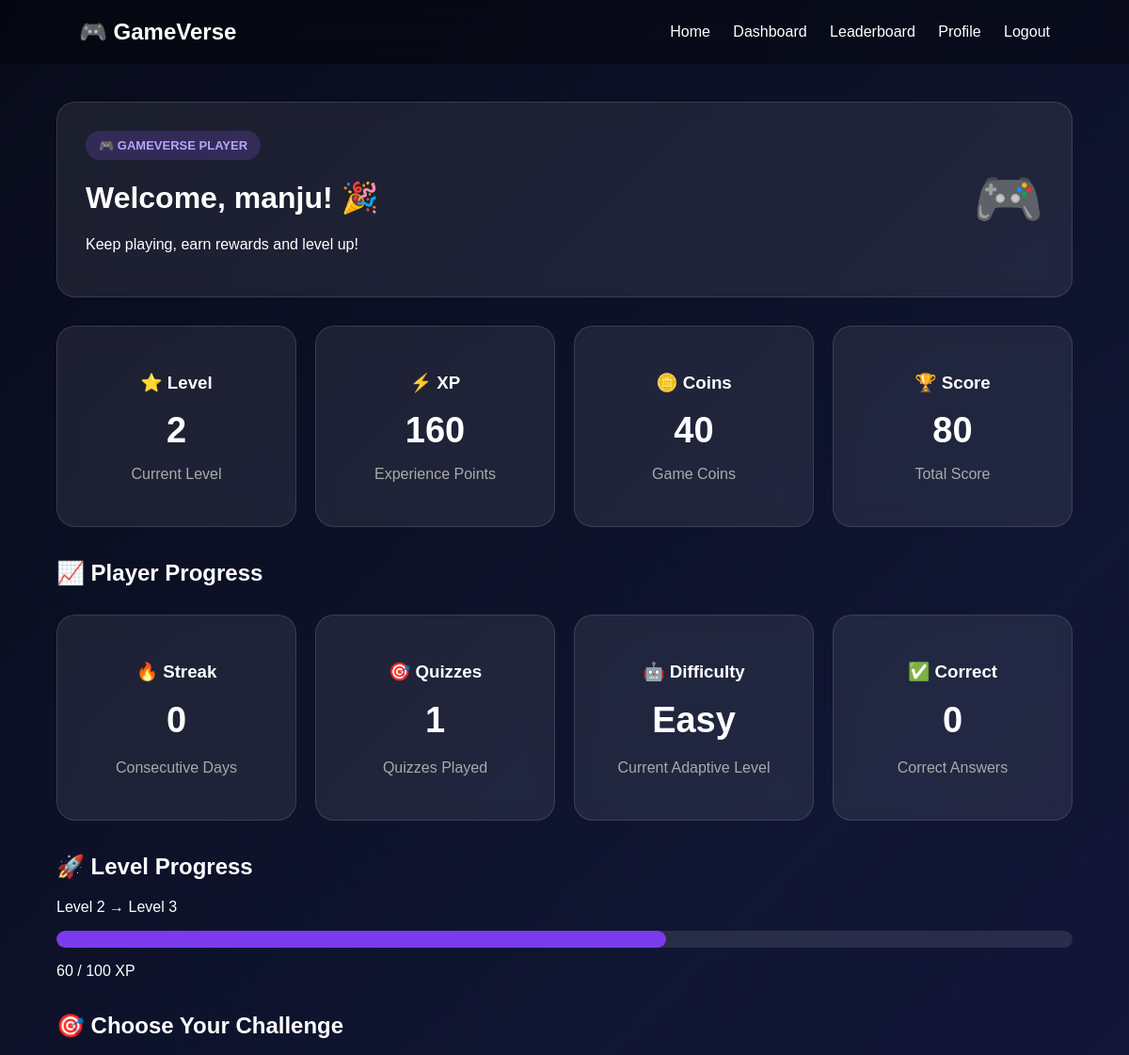
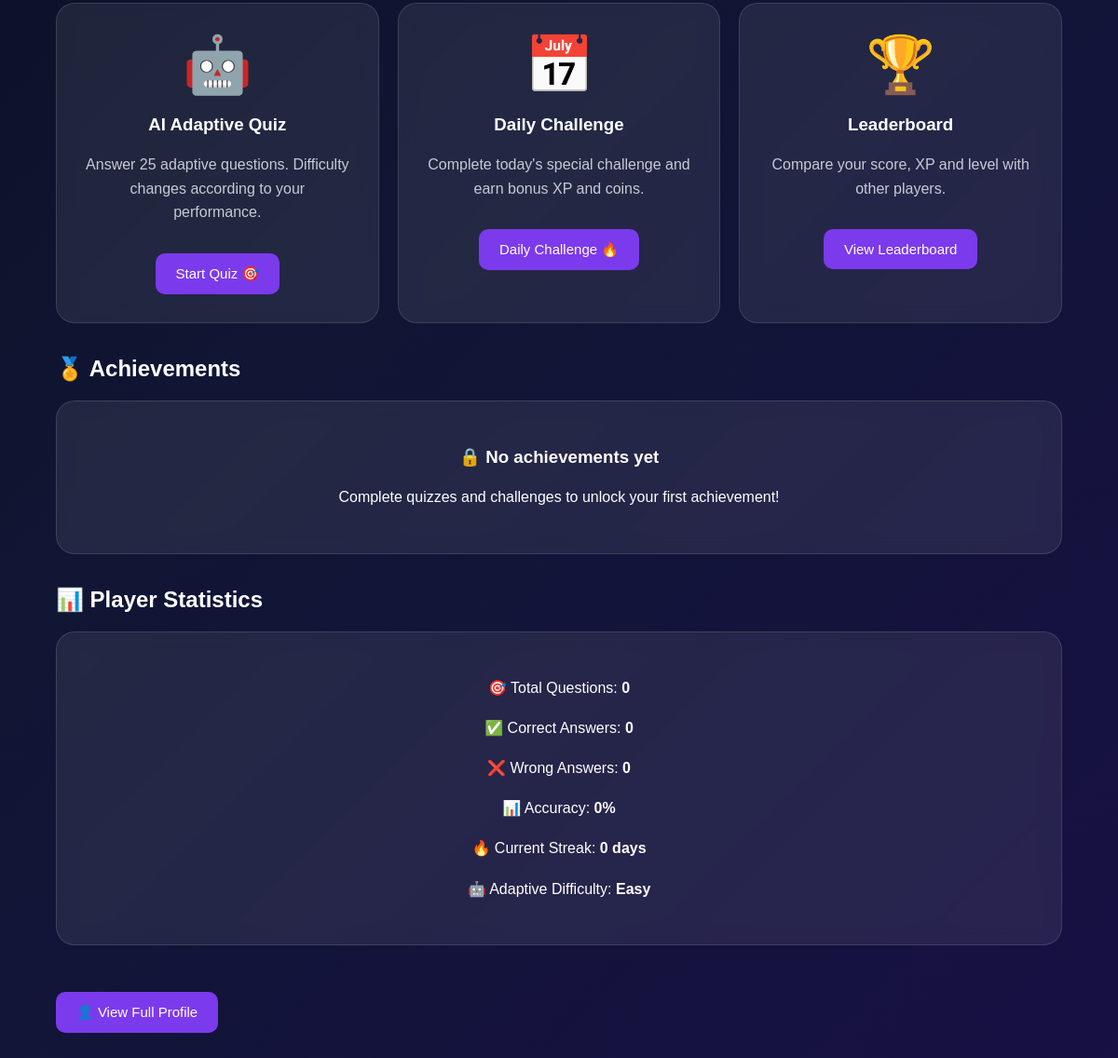
/dashboard (signed in), run on the app's committed database (2 pictures, top to bottom).
### tables this page shows
CREATE TABLE player_stats (

            id INTEGER PRIMARY KEY AUTOINCREMENT,

            user_id INTEGER UNIQUE,

            score INTEGER DEFAULT 0,

            xp INTEGER DEFAULT 0,

            coins INTEGER DEFAULT 0,

            level INTEGER DEFAULT 1,

            streak INTEGER DEFAULT 0,

            quizzes_played INTEGER DEFAULT 0, correct_answers INTEGER DEFAULT 0, wrong_answers INTEGER DEFAULT 0, total_questions INTEGER DEFAULT 0, last_activity TEXT, difficulty TEXT DEFAULT 'Easy',

            FOREIGN KEY(user_id) REFERENCES users(id)

        );

### app.py (the view)
@app.route("/dashboard")
def dashboard():
    if "user_id" not in session:
        return redirect("/login")
    conn = get_db()
    stats = conn.execute(
        """
        SELECT *

        FROM player_stats

        WHERE user_id = ?
        """,
        (session["user_id"],)
    ).fetchone()
    achievements = conn.execute(
        """
        SELECT
            achievements.*

        FROM achievements

        JOIN user_achievements

        ON achievements.id =
           user_achievements.achievement_id

        WHERE user_achievements.user_id = ?

        ORDER BY user_achievements.id DESC
        """,
        (session["user_id"],)
    ).fetchall()
    conn.close()
    return render_template(
        "dashboard.html",
        stats=stats,
        achievements=achievements
    )

### app.py (called while the page is built)
def get_db():
    conn = sqlite3.connect("gameverse.db")
    conn.row_factory = sqlite3.Row
    return conn

### templates/dashboard.html (shortened to what this page needs)
{% extends "base.html" %}
{% block content %}
<div class="dashboard">
    <div class="welcome-card">
        <div>
            <div class="badge">
                🎮 GAMEVERSE PLAYER
            </div>
            <h1>
                Welcome, {{ session["username"] }}! 🎉
            </h1>
            <p>
                Keep playing, earn rewards and level up!
            </p>
        </div>
        <div class="player-icon">
            🎮
        </div>
    </div>
    <div class="stats">
        <div class="stat-card">
            <h3>⭐ Level</h3>
            <h2>
                {{ stats["level"] }}
            </h2>
            <p>
                Current Level
            </p>
        </div>
        <div class="stat-card">
            <h3>⚡ XP</h3>
            <h2>
                {{ stats["xp"] }}
            </h2>
            <p>
                Experience Points
            </p>
        </div>
        <div class="stat-card">
            <h3>🪙 Coins</h3>
            <h2>
                {{ stats["coins"] }}
            </h2>
            <p>
                Game Coins
            </p>
        </div>
        <div class="stat-card">
            <h3>🏆 Score</h3>
            <h2>
                {{ stats["score"] }}
            </h2>
            <p>
                Total Score
            </p>
        </div>
    </div>
    <div class="game-section">
        <h2>
            📈 Player Progress
        </h2>
        <div class="stats">
            <div class="stat-card">
                <h3>🔥 Streak</h3>
                <h2>
                    {{ stats["streak"] }}
                </h2>
                <p>
                    Consecutive Days
                </p>
            </div>
            <div class="stat-card">
                <h3>🎯 Quizzes</h3>
                <h2>
                    {{ stats["quizzes_played"] }}
                </h2>
                <p>
                    Quizzes Played
                </p>
            </div>
            <div class="stat-card">
                <h3>🤖 Difficulty</h3>
                <h2>
                    {{ stats["difficulty"] }}
                </h2>
                <p>
                    Current Adaptive Level
                </p>
            </div>
            <div class="stat-card">
                <h3>✅ Correct</h3>
                <h2>
                    {{ stats["correct_answers"] }}
                </h2>
                <p>
                    Correct Answers
                </p>
            </div>
        </div>
    </div>
    <div class="game-section">
        <h2>
            🚀 Level Progress
        </h2>
        {% if stats["level"] < 5 %}
            <p>
                Level {{ stats["level"] }}
                →
                Level {{ stats["level"] + 1 }}
            </p>
            <div class="progress-box">
                <div
                    class="progress-bar"
                    style="width: {{ stats['xp'] % 100 }}%;">
                </div>
            </div>
            <p>
                {{ stats["xp"] % 100 }} / 100 XP
            </p>
        {% endif %}
    </div>
    <div class="game-section">
        <h2>
            🎯 Choose Your Challenge
        </h2>
        <div class="game-grid">
            <div class="game-option">
                <div class="big-icon">
                    🤖
                </div>
                <h3>
                    AI Adaptive Quiz
                </h3>
                <p>
                    Answer 25 adaptive questions.
                    Difficulty changes according to
                    your performance.
                </p>
                <a
                    href="/quiz"
                    class="btn">
                    Start Quiz 🎯
                </a>
            </div>
            <div class="game-option">
                <div class="big-icon">
                    📅
                </div>
                <h3>
                    Daily Challenge
                </h3>
                <p>
                    Complete today's special challenge
                    and earn bonus XP and coins.
                </p>
                <a
                    href="/daily-challenge"
                    class="btn">
                    Daily Challenge 🔥
                </a>
            </div>
            <div class="game-option">
                <div class="big-icon">
                    🏆
                </div>
                <h3>
                    Leaderboard
                </h3>
                <p>
                    Compare your score, XP and level
                    with other players.
                </p>
                <a
                    href="/leaderboard"
                    class="btn">
                    View Leaderboard
                </a>
            </div>
        </div>
    </div>
    <div class="game-section">
        <h2>
            🏅 Achievements
        </h2>
        {% if achievements %}
            <div class="game-grid">
                {% for achievement in achievements %}
                    <div class="game-option">
                        <div class="big-icon">
                            {{ achievement["icon"] }}
                        </div>
                        <h3>
                            {{ achievement["name"] }}
                        </h3>
                        <p>
                            {{ achievement["description"] }}
                        </p>
                        <div class="badge">
                            ✓ UNLOCKED
                        </div>
                    </div>
                {% endfor %}
            </div>
        {% else %}
            <div class="game-card">
                <h3>
                    🔒 No achievements yet
                </h3>
                <p>
                    Complete quizzes and challenges
                    to unlock your first achievement!
                </p>
            </div>
        {% endif %}
    </div>
    <div class="game-section">
        <h2>
            📊 Player Statistics
        </h2>
        <div class="game-card">
            <p>
                🎯 Total Questions:
                <strong>
                    {{ stats["total_questions"] }}
                </strong>
            </p>
            <p>
                ✅ Correct Answers:
                <strong>
                    {{ stats["correct_answers"] }}
                </strong>
            </p>
            <p>
                ❌ Wrong Answers:
                <strong>
                    {{ stats["wrong_answers"] }}
                </strong>
            </p>
            {% if stats["total_questions"] > 0 %}
                <p>
                    📊 Accuracy:
                    <strong>
                        {{
                            (
                                stats["correct_answers"]
                                /
                                stats["total_questions"]
                                * 100
                            ) | round(1)
                        }}%
                    </strong>
                </p>
            {% else %}
                <p>
                    📊 Accuracy:
                    <strong>0%</strong>
                </p>
            {% endif %}
            <p>
                🔥 Current Streak:
                <strong>
                    {{ stats["streak"] }} days
                </strong>
            </p>
            <p>
                🤖 Adaptive Difficulty:
                <strong>
                    {{ stats["difficulty"] }}
                </strong>
            </p>
        </div>
    </div>
    <div class="game-section">
        <a
            href="/profile"
            class="btn">
            👤 View Full Profile
        </a>
    </div>
</div>
{% endblock %}

### templates/static/style.css (style rules this page uses)
* { box-sizing: border-box; }
body { margin: 0; font-family: Arial, sans-serif; background: linear-gradient( 135deg, #080b1a, #101633, #171044 ); color: white; min-height: 100vh; }
.btn { display: inline-block; border: none; text-decoration: none; background: #7c3aed; color: white; padding: 13px 22px; border-radius: 10px; cursor: pointer; font-size: 15px; margin-top: 15px; transition: 0.3s; }
.badge { display: inline-block; padding: 8px 14px; border-radius: 20px; background: rgba(139, 92, 246, 0.2); color: #bca4ff; font-size: 13px; font-weight: bold; }
.game-card, .form-card, .question-card, .welcome-card, .stat-card, .game-option, .leaderboard-card { background: rgba(255, 255, 255, 0.08); border: 1px solid rgba(255, 255, 255, 0.12); border-radius: 20px; padding: 30px; backdrop-filter: blur(10px); }
.game-card { text-align: center; }
.game-icon, .player-icon, .big-icon { font-size: 60px; }
.dashboard { padding-bottom: 50px; }
.welcome-card { display: flex; justify-content: space-between; align-items: center; margin-bottom: 30px; }
.stats { display: grid; grid-template-columns: repeat(4, 1fr); gap: 20px; margin: 30px 0; }
.stat-card { text-align: center; }
.stat-card h2 { font-size: 38px; margin: 10px 0; }
.stat-card p { color: #aaa; }
.game-section { margin-top: 35px; }
.game-grid { display: grid; grid-template-columns: repeat(3, 1fr); gap: 20px; }
.game-option { text-align: center; }
.progress-box { width: 100%; height: 18px; background: rgba(255, 255, 255, 0.1); border-radius: 20px; overflow: hidden; }
.progress-bar { height: 100%; background: #7c3aed; border-radius: 20px; transition: width 0.5s ease; }
.game-option p { color: #c9c9d5; line-height: 1.6; }
.game-card p { line-height: 1.7; }
.game-section h2 { margin-bottom: 20px; }

### data on the page
player_stats: level "2", xp "160", coins "40", score "80", streak "0", quizzes_played "1", difficulty "Easy", correct_answers "0", stats['level']+1 "3", stats['xp']%100 "60", total_questions "0", wrong_answers "0"

### other printed values
{{ session["username"] }} "manju"
